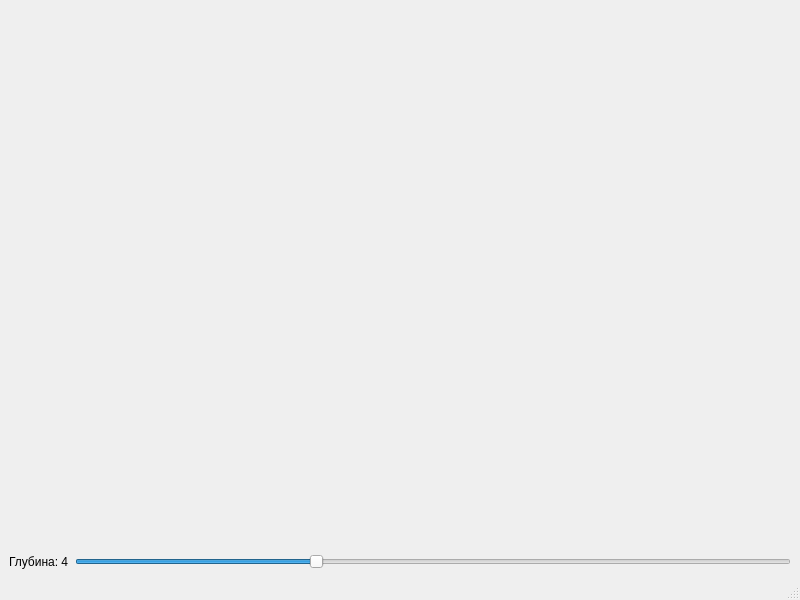
<?xml version="1.0" encoding="UTF-8"?>
<ui version="4.0">
 <class>MainWindow</class>
 <widget class="QMainWindow" name="MainWindow">
  <property name="geometry">
   <rect>
    <x>0</x>
    <y>0</y>
    <width>800</width>
    <height>600</height>
   </rect>
  </property>
  <property name="windowTitle">
   <string>Снежинка Коха</string>
  </property>
  <widget class="QWidget" name="centralwidget">
   <layout class="QVBoxLayout" name="verticalLayout">
    <item>
     <spacer name="verticalSpacer">
      <property name="orientation">
       <enum>Qt::Vertical</enum>
      </property>
      <property name="sizeHint" stdset="0">
       <size>
        <width>20</width>
        <height>450</height>
       </size>
      </property>
     </spacer>
    </item>
    <item>
     <layout class="QHBoxLayout" name="horizontalLayout">
      <item>
       <widget class="QLabel" name="label">
        <property name="text">
         <string>Глубина: 4</string>
        </property>
       </widget>
      </item>
      <item>
       <widget class="QSlider" name="horizontalSlider">
        <property name="minimum">
         <number>1</number>
        </property>
        <property name="maximum">
         <number>10</number>
        </property>
        <property name="value">
         <number>4</number>
        </property>
        <property name="orientation">
         <enum>Qt::Horizontal</enum>
        </property>
       </widget>
      </item>
     </layout>
    </item>
   </layout>
  </widget>
  <widget class="QMenuBar" name="menubar">
   <property name="geometry">
    <rect>
     <x>0</x>
     <y>0</y>
     <width>800</width>
     <height>23</height>
    </rect>
   </property>
  </widget>
  <widget class="QStatusBar" name="statusbar"/>
 </widget>
 <resources/>
 <connections/>
</ui>
